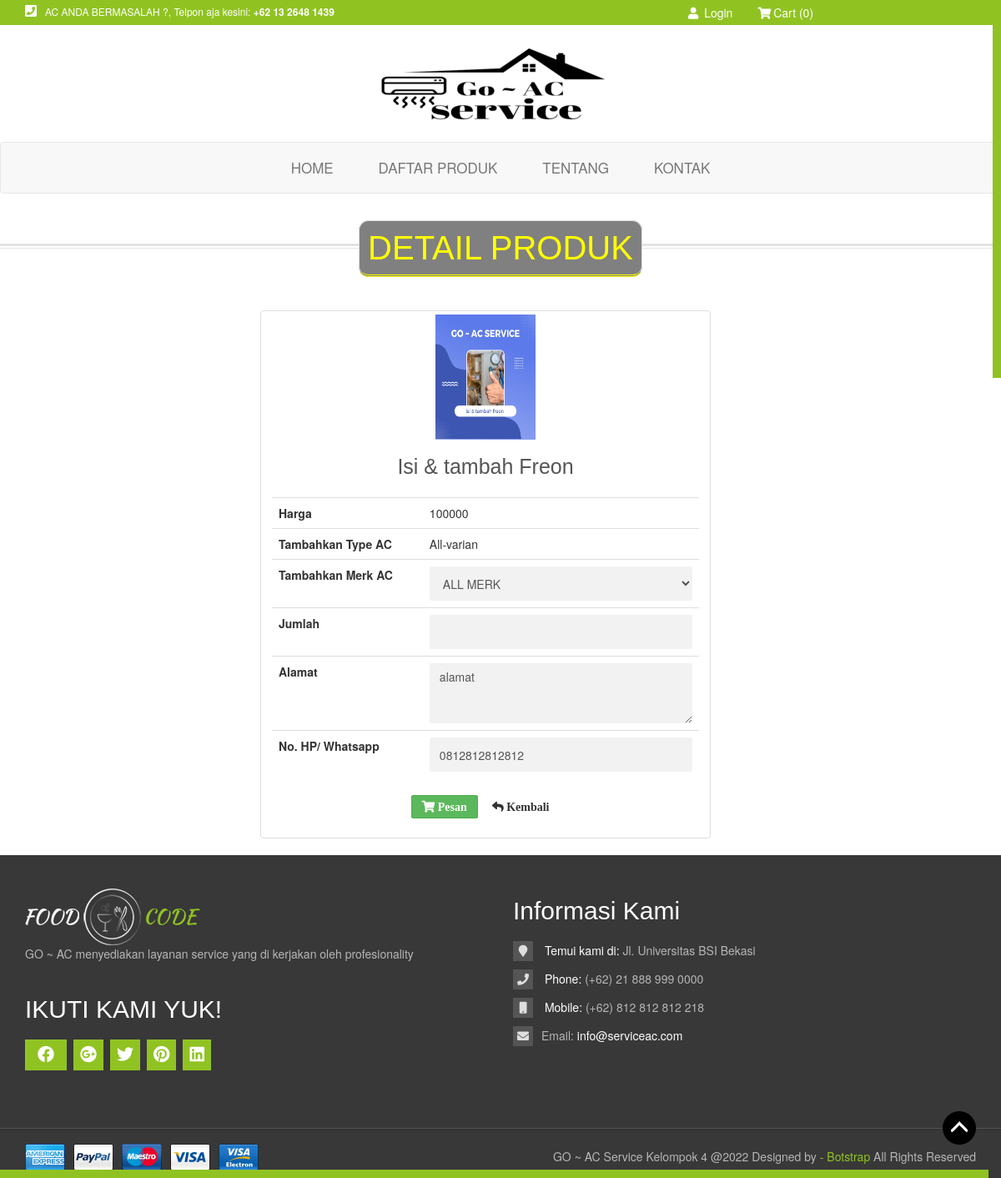
Page /daftar_produk/detail_produk/25 on the committed database.
### tables this page shows
CREATE TABLE `detail` (
  `id_detail` int(11) NOT NULL,
  `kode_produk` varchar(50) NOT NULL,
  `ukuran` varchar(20) NOT NULL,
  `toping` varchar(20) NOT NULL,
  `deskripsi` text DEFAULT NULL
);

CREATE TABLE `produk` (
  `id_produk` int(11) NOT NULL,
  `kode_produk` varchar(50) NOT NULL DEFAULT '',
  `nama_produk` varchar(50) NOT NULL,
  `harga` float NOT NULL,
  `image` text NOT NULL,
  `stok` int(5) NOT NULL,
  `terjual` int(11) NOT NULL
);

CREATE TABLE `user` (
  `id` int(11) NOT NULL,
  `nama` varchar(128) NOT NULL,
  `alamat` text NOT NULL,
  `email` varchar(128) NOT NULL,
  `username` varchar(50) NOT NULL,
  `image` varchar(128) NOT NULL,
  `password` varchar(256) NOT NULL,
  `role_id` int(11) NOT NULL,
  `is_active` int(1) NOT NULL,
  `no_telp` varchar(20) NOT NULL
);

### application/controllers/daftar_produk.php (called while the page is built, shortened)
<?php
class daftar_produk extends CI_Controller
{
	function __construct()
	{
		$this->load->model('m_login');
		$this->load->model('m_produk');
		$this->load->model('m_member');
	}
	function detail_produk()
	{
		$idprod = $this->uri->segment(3);
		$usrnm = $this->session->userdata('username_member');
		$queryfeature = "SELECT * FROM `produk` a LEFT JOIN `detail` b ON a.`kode_produk`=b.`kode_produk` LEFT JOIN `toping` c ON b.`toping`=c.`kode_toping` WHERE id_produk=$idprod";
		$qtoping = "SELECT * FROM toping ORDER BY nama_toping ASC";
		$querypil = "SELECT * FROM produk ORDER BY id_produk DESC LIMIT 1";
		$queryuser = "SELECT * FROM user WHERE username='$usrnm'";
		$prodfeature = $this->m_produk->customquery($queryfeature)->result();
		$prodpil = $this->m_produk->customquery($querypil)->result();
		$prodtop = $this->m_produk->customquery($qtoping)->result();
		$user = $this->m_member->customquery($queryuser)->result();
		$data = [
			'statusLogin' => "login",
			'namaUser' => $usrnm,
			'prodfeature' => $prodfeature,
			'prodpil' => $prodpil,
			'prodtop' => $prodtop,
			'user' => $user
		];
		$this->load->view('member/template/m_v_header');
		$this->load->view('member/template/m_v_topHeader', $data);
		$this->load->view('member/detail_produk', $data);
		$this->load->view('member/template/m_v_footer');
	}
}

### index.php (called while the page is built, shortened)
<?php
require_once BASEPATH.'core/CodeIgniter.php';

### application/models/M_produk.php (called while the page is built, shortened)
<?php
class M_produk extends CI_Model
{
    public function customquery($query){
		return $this->db->query($query);
    }
}

### application/models/M_member.php (called while the page is built, shortened)
<?php
class M_member extends CI_Model{
	public function customquery($query){
		return $this->db->query($query);
	}
}

### application/views/member/detail_produk.php (the view, shortened to what this page needs)
<div class="block-heading ">
    <h2 style="background:gray; color:yellow; padding:0.25em; border-radius:0.3em;border-bottom:3px double yellow ">DETAIL PRODUK</h2>
</div>
<div class="x_panel" align="center">
    <div class="x_content">
        <div class="row">
            <div class="col-md-12">
                <?php foreach ($prodfeature as $produk) { ?>
                    <?= form_open_multipart('pesanan/simpan/' . $produk->id_produk); ?>
                    <div class="col-sm-6 col-md-3">
                        <div class="thumbnail" style="height: auto; position: relative; left: 110%; width: 200%;">
                            <img src="<?php echo base_url(); ?>assets/uploads/pizza/<?= $produk->image; ?>" style="max-width:100%; max-height: 100%; height: 150px; width: 120px" />
                            <div class="caption">
                                <h5 style="min-height:40px;" align="center"><?= $produk->nama_produk; ?></h5>
                                <center>
                                    <table class="table table-stripped" align="center">
                                        <tr>
                                            <th nowrap>Harga </th>
                                            <td nowrap><?= $produk->harga; ?> <input type="hidden" name="harga" value="<?= $produk->harga; ?>"></td>
                                        </tr>
                                        <tr>
                                            <th nowrap>Tambahkan Type AC </th>
                                            <td><?= $produk->ukuran; ?><input type="hidden" name="ukuran" value="<?= $produk->ukuran; ?>"></td>
                                        </tr>
                                        <tr>
                                            <th nowrap>Tambahkan Merk AC </th>
                                            <td>
                                                <select name="toping" id="toping" class="form-control">
                                                    <?php foreach ($prodtop as $toping) { ?>
                                                        <option value="<?= $toping->id_toping; ?>"><?= $toping->nama_toping; ?></option>
                                                    <?php } ?>
                                                </select>
                                            </td>
                                        </tr>
                                        <tr>
                                            <th nowrap>Jumlah</th>
                                            <td>
                                                <input type="number" name="jumlah" class="form-control">
                                        </tr>
                                        <tr>
                                            <th nowrap>Alamat</th>
                                            <?php foreach ($user as $u) { ?>
                                                <td>
                                                    <textarea name="alamat" id="alamat" class="form-control" cols="30" rows="3"><?= $u->alamat; ?></textarea>
                                                </td>
                                            <?php } ?>
                                        </tr>
                                        <tr>
                                            <th nowrap>No. HP/ Whatsapp</th>
                                            <?php foreach ($user as $u) { ?>
                                                <td><input type="text" class="form-control" name="nohp" value="<?= $u->no_telp; ?>"></td>
                                            <?php } ?>
                                        </tr>
                                    </table>
                                </center>
                                <p>
                                    <button type="submit" class="btn btn-success btn-md fas fw fa-shopping-cart"> Pesan</button>
                                    <span class="btn btn-outline-secondary fas fw fa-reply" onclick="window.history.go(-1)"> Kembali</span>
                                </p>
                            </div>
                        <?php } ?>
                        </div>
                    </div>
                    </form>
            </div>
        </div>
    </div>
</div>

### assets/css/style.css (style rules this page uses)
h1,h2,h3,h4,h5,h6 { font-family: 'Yanone Kaffeesatz', sans-serif;color: #555 }
h2 { font-size: 40px; }
h5 { font-size: 25px; }
.block-heading { background-image: url("../images/titleBorder.png"); background-repeat: repeat-x; height: 20px; margin: 60px 0; text-align: center; }
.block-heading h2 { background: #fff; display: inline-block; color: #000; margin-top: -28px; padding: 5px 30px 10px 30px; border: 1px solid #dedede; }

### application/views/member/template/m_v_header.php (style rules this page uses)
.form-control { min-height: 41px; background: #f2f2f2; box-shadow: none !important; border: transparent; }
.form-control, .btn { border-radius: 2px; }

### rows in the picture
detail: produk.image (picture), produk.nama_produk "Isi & tambah Freon", produk.harga "100000", ukuran "All-varian"
user: alamat "alamat", nohp "0812812812812"

### other values in the picture
form field toping "ALL MERK"
